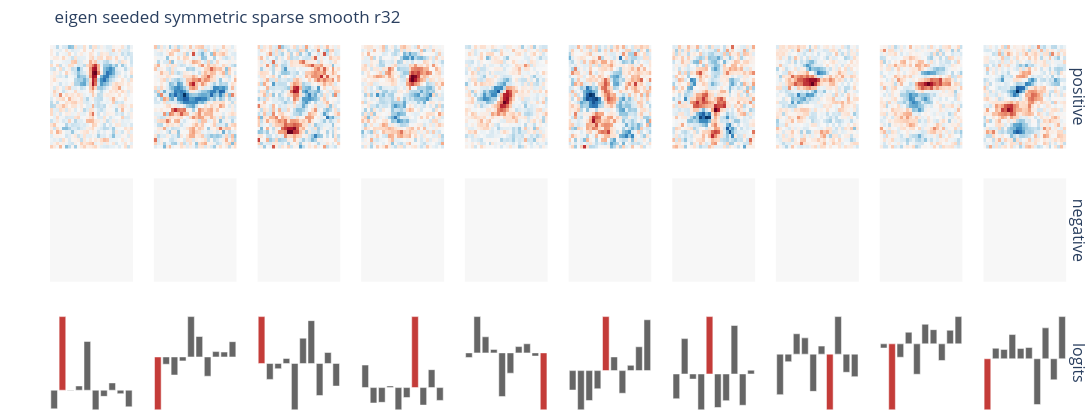

Notebook code for this chart:
### Markdown cell above
## Eigenvector-Seeded Shared Dictionary

This is a bridge back to tutorial 1. We take the largest-magnitude per-class eigenvectors and use them as a global initialization for a symmetric shared dictionary, then fine-tune the shared decomposition. If this works, it suggests the tensor dictionary is compressing per-class eigenfeatures into reusable strokes.

### Code cell
@torch.no_grad()
def eigen_seeded_symmetric(target=B, rank=64):
    # MPS currently lacks linalg.eigh; this one-time initialization is fine on CPU.
    target_cpu = target.detach().cpu()
    vals, vecs = torch.linalg.eigh(target_cpu)
    flat = vals.abs().flatten()
    idx = flat.topk(rank).indices
    cls = idx // vals.shape[1]
    comp = idx % vals.shape[1]

    seed_vectors = torch.stack([vecs[c, :, k] for c, k in zip(cls.tolist(), comp.tolist())], dim=1)
    seed_down = torch.zeros(10, rank)
    for r, (c, k) in enumerate(zip(cls.tolist(), comp.tolist())):
        seed_down[c, r] = vals[c, k]

    m = SymmetricFactorModel(rank=rank).to(target.device)
    m.raw_v.copy_(seed_vectors.to(target.device))
    m.raw_down.copy_(seed_down.to(target.device))
    return m

eigen_model = eigen_seeded_symmetric(B, rank=BASE_RANK)
eigen_model, eigen_history = fit_factor_model(
    eigen_model,
    f"eigen seeded symmetric sparse smooth r{BASE_RANK}",
    steps=int(450 * VARIANT_STEP_SCALE),
    lr=0.02,
    reg=RegConfig(l1=1e-4, tv=1e-3, d_l1=1e-4, duplicate=1e-3),
    seed=None,
)
eigen_name = f"eigen seeded symmetric sparse smooth r{BASE_RANK}"
trained[eigen_name] = eigen_model
histories[eigen_name] = eigen_history
rows.append(metric_dict(eigen_name, eigen_model))
results = show_table(rows, sort_by="similarity")
plot_factor_components(eigen_model, eigen_name, k=10)

### Figure 1 — Plotly figure (JSON) as saved in the notebook; plotly's stock layout.template omitted (floating-point values rounded to 4 significant figures; data arrays with more than 128 entries replaced by an {"elided": "..."} marker saying what was removed)
{"data": [{"colorscale": [[0.0, "rgb(103,0,31)"], [0.1, "rgb(178,24,43)"], [0.2, "rgb(214,96,77)"], [0.3, "rgb(244,165,130)"], [0.4, "rgb(253,219,199)"], [0.5, "rgb(247,247,247)"], [0.6, "rgb(209,229,240)"], [0.7, "rgb(146,197,222)"], [0.8, "rgb(67,147,195)"], [0.9, "rgb(33,102,172)"], [1.0, "rgb(5,48,97)"]], "showscale": false, "type": "heatmap", "xaxis": "x", "yaxis": "y", "z": {"elided": "28x28 float values"}, "zmid": 0}, {"colorscale": [[0.0, "rgb(103,0,31)"], [0.1, "rgb(178,24,43)"], [0.2, "rgb(214,96,77)"], [0.3, "rgb(244,165,130)"], [0.4, "rgb(253,219,199)"], [0.5, "rgb(247,247,247)"], [0.6, "rgb(209,229,240)"], [0.7, "rgb(146,197,222)"], [0.8, "rgb(67,147,195)"], [0.9, "rgb(33,102,172)"], [1.0, "rgb(5,48,97)"]], "showscale": false, "type": "heatmap", "xaxis": "x11", "yaxis": "y11", "z": {"elided": "28x28 float values"}, "zmid": 0}, {"marker": {"color": ["#666666", "#c43c39", "#666666", "#666666", "#666666", "#666666", "#666666", "#666666", "#666666", "#666666"]}, "showlegend": false, "type": "bar", "xaxis": "x21", "y": [-0.2596, 1.024, -0.006005, 0.05935, 0.6784, -0.2728, -0.08572, 0.1015, -0.04831, -0.2313], "yaxis": "y21"}, {"colorscale": [[0.0, "rgb(103,0,31)"], [0.1, "rgb(178,24,43)"], [0.2, "rgb(214,96,77)"], [0.3, "rgb(244,165,130)"], [0.4, "rgb(253,219,199)"], [0.5, "rgb(247,247,247)"], [0.6, "rgb(209,229,240)"], [0.7, "rgb(146,197,222)"], [0.8, "rgb(67,147,195)"], [0.9, "rgb(33,102,172)"], [1.0, "rgb(5,48,97)"]], "showscale": false, "type": "heatmap", "xaxis": "x2", "yaxis": "y2", "z": {"elided": "28x28 float values"}, "zmid": 0}, {"colorscale": [[0.0, "rgb(103,0,31)"], [0.1, "rgb(178,24,43)"], [0.2, "rgb(214,96,77)"], [0.3, "rgb(244,165,130)"], [0.4, "rgb(253,219,199)"], [0.5, "rgb(247,247,247)"], [0.6, "rgb(209,229,240)"], [0.7, "rgb(146,197,222)"], [0.8, "rgb(67,147,195)"], [0.9, "rgb(33,102,172)"], [1.0, "rgb(5,48,97)"]], "showscale": false, "type": "heatmap", "xaxis": "x12", "yaxis": "y12", "z": {"elided": "28x28 float values"}, "zmid": 0}, {"marker": {"color": ["#c43c39", "#666666", "#666666", "#666666", "#666666", "#666666", "#666666", "#666666", "#666666", "#666666"]}, "showlegend": false, "type": "bar", "xaxis": "x22", "y": [-0.9493, -0.1308, -0.3241, -0.07046, 0.725, 0.3672, -0.3461, 0.09653, 0.08808, 0.2745], "yaxis": "y22"}, {"colorscale": [[0.0, "rgb(103,0,31)"], [0.1, "rgb(178,24,43)"], [0.2, "rgb(214,96,77)"], [0.3, "rgb(244,165,130)"], [0.4, "rgb(253,219,199)"], [0.5, "rgb(247,247,247)"], [0.6, "rgb(209,229,240)"], [0.7, "rgb(146,197,222)"], [0.8, "rgb(67,147,195)"], [0.9, "rgb(33,102,172)"], [1.0, "rgb(5,48,97)"]], "showscale": false, "type": "heatmap", "xaxis": "x3", "yaxis": "y3", "z": {"elided": "28x28 float values"}, "zmid": 0}, {"colorscale": [[0.0, "rgb(103,0,31)"], [0.1, "rgb(178,24,43)"], [0.2, "rgb(214,96,77)"], [0.3, "rgb(244,165,130)"], [0.4, "rgb(253,219,199)"], [0.5, "rgb(247,247,247)"], [0.6, "rgb(209,229,240)"], [0.7, "rgb(146,197,222)"], [0.8, "rgb(67,147,195)"], [0.9, "rgb(33,102,172)"], [1.0, "rgb(5,48,97)"]], "showscale": false, "type": "heatmap", "xaxis": "x13", "yaxis": "y13", "z": {"elided": "28x28 float values"}, "zmid": 0}, {"marker": {"color": ["#c43c39", "#666666", "#666666", "#666666", "#666666", "#666666", "#666666", "#666666", "#666666", "#666666"]}, "showlegend": false, "type": "bar", "xaxis": "x23", "y": [0.6361, -0.2159, -0.07061, 0.06842, -0.6285, 0.3431, 0.5813, -0.4351, 0.1491, -0.3063], "yaxis": "y23"}, {"colorscale": [[0.0, "rgb(103,0,31)"], [0.1, "rgb(178,24,43)"], [0.2, "rgb(214,96,77)"], [0.3, "rgb(244,165,130)"], [0.4, "rgb(253,219,199)"], [0.5, "rgb(247,247,247)"], [0.6, "rgb(209,229,240)"], [0.7, "rgb(146,197,222)"], [0.8, "rgb(67,147,195)"], [0.9, "rgb(33,102,172)"], [1.0, "rgb(5,48,97)"]], "showscale": false, "type": "heatmap", "xaxis": "x4", "yaxis": "y4", "z": {"elided": "28x28 float values"}, "zmid": 0}, {"colorscale": [[0.0, "rgb(103,0,31)"], [0.1, "rgb(178,24,43)"], [0.2, "rgb(214,96,77)"], [0.3, "rgb(244,165,130)"], [0.4, "rgb(253,219,199)"], [0.5, "rgb(247,247,247)"], [0.6, "rgb(209,229,240)"], [0.7, "rgb(146,197,222)"], [0.8, "rgb(67,147,195)"], [0.9, "rgb(33,102,172)"], [1.0, "rgb(5,48,97)"]], "showscale": false, "type": "heatmap", "xaxis": "x14", "yaxis": "y14", "z": {"elided": "28x28 float values"}, "zmid": 0}, {"marker": {"color": ["#666666", "#666666", "#666666", "#666666", "#666666", "#666666", "#c43c39", "#666666", "#666666", "#666666"]}, "showlegend": false, "type": "bar", "xaxis": "x24", "y": [0.4061, -0.2774, -0.2658, 0.02944, -0.4009, -0.1801, 1.28, -0.3156, 0.3231, -0.2315], "yaxis": "y24"}, {"colorscale": [[0.0, "rgb(103,0,31)"], [0.1, "rgb(178,24,43)"], [0.2, "rgb(214,96,77)"], [0.3, "rgb(244,165,130)"], [0.4, "rgb(253,219,199)"], [0.5, "rgb(247,247,247)"], [0.6, "rgb(209,229,240)"], [0.7, "rgb(146,197,222)"], [0.8, "rgb(67,147,195)"], [0.9, "rgb(33,102,172)"], [1.0, "rgb(5,48,97)"]], "showscale": false, "type": "heatmap", "xaxis": "x5", "yaxis": "y5", "z": {"elided": "28x28 float values"}, "zmid": 0}, {"colorscale": [[0.0, "rgb(103,0,31)"], [0.1, "rgb(178,24,43)"], [0.2, "rgb(214,96,77)"], [0.3, "rgb(244,165,130)"], [0.4, "rgb(253,219,199)"], [0.5, "rgb(247,247,247)"], [0.6, "rgb(209,229,240)"], [0.7, "rgb(146,197,222)"], [0.8, "rgb(67,147,195)"], [0.9, "rgb(33,102,172)"], [1.0, "rgb(5,48,97)"]], "showscale": false, "type": "heatmap", "xaxis": "x15", "yaxis": "y15", "z": {"elided": "28x28 float values"}, "zmid": 0}, {"marker": {"color": ["#666666", "#666666", "#666666", "#666666", "#666666", "#666666", "#666666", "#666666", "#666666", "#c43c39"]}, "showlegend": false, "type": "bar", "xaxis": "x25", "y": [-0.06894, 0.5442, 0.2412, 0.05214, -0.6548, -0.3046, 0.09428, 0.1365, -0.04728, -0.8535], "yaxis": "y25"}, {"colorscale": [[0.0, "rgb(103,0,31)"], [0.1, "rgb(178,24,43)"], [0.2, "rgb(214,96,77)"], [0.3, "rgb(244,165,130)"], [0.4, "rgb(253,219,199)"], [0.5, "rgb(247,247,247)"], [0.6, "rgb(209,229,240)"], [0.7, "rgb(146,197,222)"], [0.8, "rgb(67,147,195)"], [0.9, "rgb(33,102,172)"], [1.0, "rgb(5,48,97)"]], "showscale": false, "type": "heatmap", "xaxis": "x6", "yaxis": "y6", "z": {"elided": "28x28 float values"}, "zmid": 0}, {"colorscale": [[0.0, "rgb(103,0,31)"], [0.1, "rgb(178,24,43)"], [0.2, "rgb(214,96,77)"], [0.3, "rgb(244,165,130)"], [0.4, "rgb(253,219,199)"], [0.5, "rgb(247,247,247)"], [0.6, "rgb(209,229,240)"], [0.7, "rgb(146,197,222)"], [0.8, "rgb(67,147,195)"], [0.9, "rgb(33,102,172)"], [1.0, "rgb(5,48,97)"]], "showscale": false, "type": "heatmap", "xaxis": "x16", "yaxis": "y16", "z": {"elided": "28x28 float values"}, "zmid": 0}, {"marker": {"color": ["#666666", "#666666", "#666666", "#666666", "#c43c39", "#666666", "#666666", "#666666", "#666666", "#666666"]}, "showlegend": false, "type": "bar", "xaxis": "x26", "y": [-0.2115, -0.4272, -0.3262, -0.1976, 0.5886, 0.1489, -0.2467, 0.05714, 0.2596, 0.5539], "yaxis": "y26"}, {"colorscale": [[0.0, "rgb(103,0,31)"], [0.1, "rgb(178,24,43)"], [0.2, "rgb(214,96,77)"], [0.3, "rgb(244,165,130)"], [0.4, "rgb(253,219,199)"], [0.5, "rgb(247,247,247)"], [0.6, "rgb(209,229,240)"], [0.7, "rgb(146,197,222)"], [0.8, "rgb(67,147,195)"], [0.9, "rgb(33,102,172)"], [1.0, "rgb(5,48,97)"]], "showscale": false, "type": "heatmap", "xaxis": "x7", "yaxis": "y7", "z": {"elided": "28x28 float values"}, "zmid": 0}, {"colorscale": [[0.0, "rgb(103,0,31)"], [0.1, "rgb(178,24,43)"], [0.2, "rgb(214,96,77)"], [0.3, "rgb(244,165,130)"], [0.4, "rgb(253,219,199)"], [0.5, "rgb(247,247,247)"], [0.6, "rgb(209,229,240)"], [0.7, "rgb(146,197,222)"], [0.8, "rgb(67,147,195)"], [0.9, "rgb(33,102,172)"], [1.0, "rgb(5,48,97)"]], "showscale": false, "type": "heatmap", "xaxis": "x17", "yaxis": "y17", "z": {"elided": "28x28 float values"}, "zmid": 0}, {"marker": {"color": ["#666666", "#666666", "#666666", "#666666", "#c43c39", "#666666", "#666666", "#666666", "#666666", "#666666"]}, "showlegend": false, "type": "bar", "xaxis": "x27", "y": [-0.3067, 0.4382, -0.06356, -0.4443, 0.7112, -0.4156, -0.3308, 0.6008, -0.3876, 0.04699], "yaxis": "y27"}, {"colorscale": [[0.0, "rgb(103,0,31)"], [0.1, "rgb(178,24,43)"], [0.2, "rgb(214,96,77)"], [0.3, "rgb(244,165,130)"], [0.4, "rgb(253,219,199)"], [0.5, "rgb(247,247,247)"], [0.6, "rgb(209,229,240)"], [0.7, "rgb(146,197,222)"], [0.8, "rgb(67,147,195)"], [0.9, "rgb(33,102,172)"], [1.0, "rgb(5,48,97)"]], "showscale": false, "type": "heatmap", "xaxis": "x8", "yaxis": "y8", "z": {"elided": "28x28 float values"}, "zmid": 0}, {"colorscale": [[0.0, "rgb(103,0,31)"], [0.1, "rgb(178,24,43)"], [0.2, "rgb(214,96,77)"], [0.3, "rgb(244,165,130)"], [0.4, "rgb(253,219,199)"], [0.5, "rgb(247,247,247)"], [0.6, "rgb(209,229,240)"], [0.7, "rgb(146,197,222)"], [0.8, "rgb(67,147,195)"], [0.9, "rgb(33,102,172)"], [1.0, "rgb(5,48,97)"]], "showscale": false, "type": "heatmap", "xaxis": "x18", "yaxis": "y18", "z": {"elided": "28x28 float values"}, "zmid": 0}, {"marker": {"color": ["#666666", "#666666", "#666666", "#666666", "#666666", "#666666", "#c43c39", "#666666", "#666666", "#666666"]}, "showlegend": false, "type": "bar", "xaxis": "x28", "y": [-0.5713, -0.106, 0.2878, 0.2299, -0.5251, 0.1136, -0.7856, 0.5305, -0.2557, -0.3171], "yaxis": "y28"}, {"colorscale": [[0.0, "rgb(103,0,31)"], [0.1, "rgb(178,24,43)"], [0.2, "rgb(214,96,77)"], [0.3, "rgb(244,165,130)"], [0.4, "rgb(253,219,199)"], [0.5, "rgb(247,247,247)"], [0.6, "rgb(209,229,240)"], [0.7, "rgb(146,197,222)"], [0.8, "rgb(67,147,195)"], [0.9, "rgb(33,102,172)"], [1.0, "rgb(5,48,97)"]], "showscale": false, "type": "heatmap", "xaxis": "x9", "yaxis": "y9", "z": {"elided": "28x28 float values"}, "zmid": 0}, {"colorscale": [[0.0, "rgb(103,0,31)"], [0.1, "rgb(178,24,43)"], [0.2, "rgb(214,96,77)"], [0.3, "rgb(244,165,130)"], [0.4, "rgb(253,219,199)"], [0.5, "rgb(247,247,247)"], [0.6, "rgb(209,229,240)"], [0.7, "rgb(146,197,222)"], [0.8, "rgb(67,147,195)"], [0.9, "rgb(33,102,172)"], [1.0, "rgb(5,48,97)"]], "showscale": false, "type": "heatmap", "xaxis": "x19", "yaxis": "y19", "z": {"elided": "28x28 float values"}, "zmid": 0}, {"marker": {"color": ["#666666", "#c43c39", "#666666", "#666666", "#666666", "#666666", "#666666", "#666666", "#666666", "#666666"]}, "showlegend": false, "type": "bar", "xaxis": "x29", "y": [-0.06832, -1.077, -0.2187, 0.1894, -0.4963, 0.3196, 0.2313, -0.2714, 0.2219, 0.4448], "yaxis": "y29"}, {"colorscale": [[0.0, "rgb(103,0,31)"], [0.1, "rgb(178,24,43)"], [0.2, "rgb(214,96,77)"], [0.3, "rgb(244,165,130)"], [0.4, "rgb(253,219,199)"], [0.5, "rgb(247,247,247)"], [0.6, "rgb(209,229,240)"], [0.7, "rgb(146,197,222)"], [0.8, "rgb(67,147,195)"], [0.9, "rgb(33,102,172)"], [1.0, "rgb(5,48,97)"]], "showscale": false, "type": "heatmap", "xaxis": "x10", "yaxis": "y10", "z": {"elided": "28x28 float values"}, "zmid": 0}, {"colorscale": [[0.0, "rgb(103,0,31)"], [0.1, "rgb(178,24,43)"], [0.2, "rgb(214,96,77)"], [0.3, "rgb(244,165,130)"], [0.4, "rgb(253,219,199)"], [0.5, "rgb(247,247,247)"], [0.6, "rgb(209,229,240)"], [0.7, "rgb(146,197,222)"], [0.8, "rgb(67,147,195)"], [0.9, "rgb(33,102,172)"], [1.0, "rgb(5,48,97)"]], "showscale": false, "type": "heatmap", "xaxis": "x20", "yaxis": "y20", "z": {"elided": "28x28 float values"}, "zmid": 0}, {"marker": {"color": ["#c43c39", "#666666", "#666666", "#666666", "#666666", "#666666", "#666666", "#666666", "#666666", "#666666"]}, "showlegend": false, "type": "bar", "xaxis": "x30", "y": [-0.682, 0.1405, 0.1246, 0.3233, 0.1378, 0.1501, -0.6121, 0.4128, -0.2811, 0.5633], "yaxis": "y30"}], "layout": {"annotations": [{"font": {"size": 16}, "showarrow": false, "text": "positive", "textangle": 90, "x": 0.98, "xanchor": "left", "xref": "paper", "y": 0.86, "yanchor": "middle", "yref": "paper"}, {"font": {"size": 16}, "showarrow": false, "text": "negative", "textangle": 90, "x": 0.98, "xanchor": "left", "xref": "paper", "y": 0.5, "yanchor": "middle", "yref": "paper"}, {"font": {"size": 16}, "showarrow": false, "text": "logits", "textangle": 90, "x": 0.98, "xanchor": "left", "xref": "paper", "y": 0.14, "yanchor": "middle", "yref": "paper"}], "height": 420, "margin": {"b": 5, "l": 50, "r": 5, "t": 45}, "title": {"text": "eigen seeded symmetric sparse smooth r32"}, "width": 1250, "xaxis": {"anchor": "y", "domain": [0.0, 0.08], "visible": false}, "xaxis10": {"anchor": "y10", "domain": [0.9, 0.98], "visible": false}, "xaxis11": {"anchor": "y11", "domain": [0.0, 0.08], "visible": false}, "xaxis12": {"anchor": "y12", "domain": [0.1, 0.18], "visible": false}, "xaxis13": {"anchor": "y13", "domain": [0.2, 0.28], "visible": false}, "xaxis14": {"anchor": "y14", "domain": [0.3, 0.38], "visible": false}, "xaxis15": {"anchor": "y15", "domain": [0.4, 0.48], "visible": false}, "xaxis16": {"anchor": "y16", "domain": [0.5, 0.58], "visible": false}, "xaxis17": {"anchor": "y17", "domain": [0.6, 0.68], "visible": false}, "xaxis18": {"anchor": "y18", "domain": [0.7, 0.78], "visible": false}, "xaxis19": {"anchor": "y19", "domain": [0.8, 0.88], "visible": false}, "xaxis2": {"anchor": "y2", "domain": [0.1, 0.18], "visible": false}, "xaxis20": {"anchor": "y20", "domain": [0.9, 0.98], "visible": false}, "xaxis21": {"anchor": "y21", "domain": [0.0, 0.08], "visible": false}, "xaxis22": {"anchor": "y22", "domain": [0.1, 0.18], "visible": false}, "xaxis23": {"anchor": "y23", "domain": [0.2, 0.28], "visible": false}, "xaxis24": {"anchor": "y24", "domain": [0.3, 0.38], "visible": false}, "xaxis25": {"anchor": "y25", "domain": [0.4, 0.48], "visible": false}, "xaxis26": {"anchor": "y26", "domain": [0.5, 0.58], "visible": false}, "xaxis27": {"anchor": "y27", "domain": [0.6, 0.68], "visible": false}, "xaxis28": {"anchor": "y28", "domain": [0.7, 0.78], "visible": false}, "xaxis29": {"anchor": "y29", "domain": [0.8, 0.88], "visible": false}, "xaxis3": {"anchor": "y3", "domain": [0.2, 0.28], "visible": false}, "xaxis30": {"anchor": "y30", "domain": [0.9, 0.98], "visible": false}, "xaxis4": {"anchor": "y4", "domain": [0.3, 0.38], "visible": false}, "xaxis5": {"anchor": "y5", "domain": [0.4, 0.48], "visible": false}, "xaxis6": {"anchor": "y6", "domain": [0.5, 0.58], "visible": false}, "xaxis7": {"anchor": "y7", "domain": [0.6, 0.68], "visible": false}, "xaxis8": {"anchor": "y8", "domain": [0.7, 0.78], "visible": false}, "xaxis9": {"anchor": "y9", "domain": [0.8, 0.88], "visible": false}, "yaxis": {"anchor": "x", "domain": [0.72, 1.0], "visible": false}, "yaxis10": {"anchor": "x10", "domain": [0.72, 1.0], "visible": false}, "yaxis11": {"anchor": "x11", "domain": [0.36, 0.64], "visible": false}, "yaxis12": {"anchor": "x12", "domain": [0.36, 0.64], "visible": false}, "yaxis13": {"anchor": "x13", "domain": [0.36, 0.64], "visible": false}, "yaxis14": {"anchor": "x14", "domain": [0.36, 0.64], "visible": false}, "yaxis15": {"anchor": "x15", "domain": [0.36, 0.64], "visible": false}, "yaxis16": {"anchor": "x16", "domain": [0.36, 0.64], "visible": false}, "yaxis17": {"anchor": "x17", "domain": [0.36, 0.64], "visible": false}, "yaxis18": {"anchor": "x18", "domain": [0.36, 0.64], "visible": false}, "yaxis19": {"anchor": "x19", "domain": [0.36, 0.64], "visible": false}, "yaxis2": {"anchor": "x2", "domain": [0.72, 1.0], "visible": false}, "yaxis20": {"anchor": "x20", "domain": [0.36, 0.64], "visible": false}, "yaxis21": {"anchor": "x21", "domain": [0.0, 0.28], "visible": false}, "yaxis22": {"anchor": "x22", "domain": [0.0, 0.28], "visible": false}, "yaxis23": {"anchor": "x23", "domain": [0.0, 0.28], "visible": false}, "yaxis24": {"anchor": "x24", "domain": [0.0, 0.28], "visible": false}, "yaxis25": {"anchor": "x25", "domain": [0.0, 0.28], "visible": false}, "yaxis26": {"anchor": "x26", "domain": [0.0, 0.28], "visible": false}, "yaxis27": {"anchor": "x27", "domain": [0.0, 0.28], "visible": false}, "yaxis28": {"anchor": "x28", "domain": [0.0, 0.28], "visible": false}, "yaxis29": {"anchor": "x29", "domain": [0.0, 0.28], "visible": false}, "yaxis3": {"anchor": "x3", "domain": [0.72, 1.0], "visible": false}, "yaxis30": {"anchor": "x30", "domain": [0.0, 0.28], "visible": false}, "yaxis4": {"anchor": "x4", "domain": [0.72, 1.0], "visible": false}, "yaxis5": {"anchor": "x5", "domain": [0.72, 1.0], "visible": false}, "yaxis6": {"anchor": "x6", "domain": [0.72, 1.0], "visible": false}, "yaxis7": {"anchor": "x7", "domain": [0.72, 1.0], "visible": false}, "yaxis8": {"anchor": "x8", "domain": [0.72, 1.0], "visible": false}, "yaxis9": {"anchor": "x9", "domain": [0.72, 1.0], "visible": false}}}
